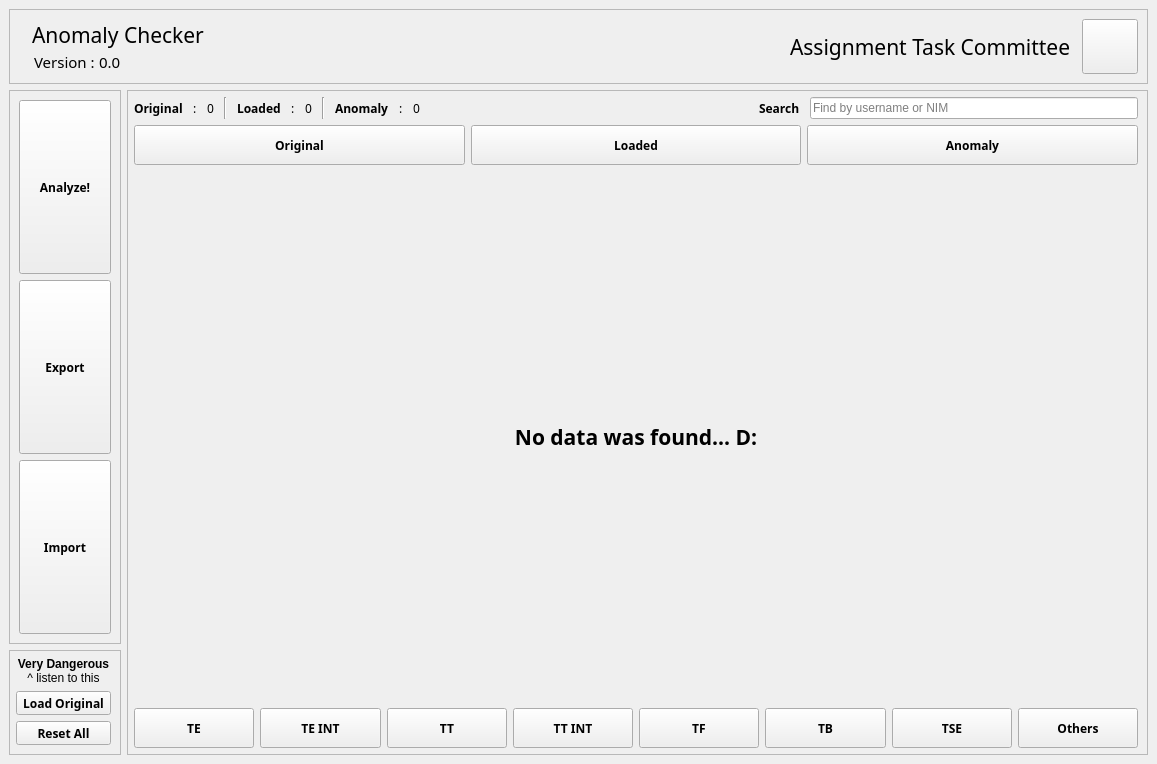
<?xml version="1.0" encoding="UTF-8"?>
<ui version="4.0">
 <class>MainWindow</class>
 <widget class="QMainWindow" name="MainWindow">
  <property name="geometry">
   <rect>
    <x>0</x>
    <y>0</y>
    <width>1157</width>
    <height>764</height>
   </rect>
  </property>
  <property name="windowTitle">
   <string>MainWindow</string>
  </property>
  <property name="styleSheet">
   <string notr="true"/>
  </property>
  <widget class="QWidget" name="centralwidget">
   <layout class="QGridLayout" name="gridLayout">
    <item row="1" column="0" rowspan="2">
     <widget class="QFrame" name="frame_2">
      <property name="sizePolicy">
       <sizepolicy hsizetype="Minimum" vsizetype="Preferred">
        <horstretch>0</horstretch>
        <verstretch>0</verstretch>
       </sizepolicy>
      </property>
      <property name="frameShape">
       <enum>QFrame::Shape::StyledPanel</enum>
      </property>
      <property name="frameShadow">
       <enum>QFrame::Shadow::Raised</enum>
      </property>
      <layout class="QVBoxLayout" name="verticalLayout">
       <item>
        <widget class="QToolButton" name="btn_analyze">
         <property name="sizePolicy">
          <sizepolicy hsizetype="Minimum" vsizetype="Minimum">
           <horstretch>0</horstretch>
           <verstretch>0</verstretch>
          </sizepolicy>
         </property>
         <property name="font">
          <font>
           <family>JetBrainsMono Nerd Font</family>
           <bold>true</bold>
          </font>
         </property>
         <property name="text">
          <string>Analyze!</string>
         </property>
         <property name="icon">
          <iconset>
           <normaloff>../assets/icons/code-typedef.svg</normaloff>../assets/icons/code-typedef.svg</iconset>
         </property>
         <property name="iconSize">
          <size>
           <width>16</width>
           <height>16</height>
          </size>
         </property>
         <property name="toolButtonStyle">
          <enum>Qt::ToolButtonStyle::ToolButtonTextOnly</enum>
         </property>
         <property name="autoRaise">
          <bool>false</bool>
         </property>
         <attribute name="buttonGroup">
          <string notr="true">group_sidebar</string>
         </attribute>
        </widget>
       </item>
       <item>
        <widget class="QToolButton" name="btn_export">
         <property name="sizePolicy">
          <sizepolicy hsizetype="Minimum" vsizetype="Minimum">
           <horstretch>0</horstretch>
           <verstretch>0</verstretch>
          </sizepolicy>
         </property>
         <property name="font">
          <font>
           <family>JetBrainsMono Nerd Font</family>
           <bold>true</bold>
          </font>
         </property>
         <property name="text">
          <string>Export</string>
         </property>
         <property name="icon">
          <iconset>
           <normaloff>../assets/icons/document-print.svg</normaloff>../assets/icons/document-print.svg</iconset>
         </property>
         <property name="toolButtonStyle">
          <enum>Qt::ToolButtonStyle::ToolButtonTextOnly</enum>
         </property>
         <property name="autoRaise">
          <bool>false</bool>
         </property>
         <attribute name="buttonGroup">
          <string notr="true">group_sidebar</string>
         </attribute>
        </widget>
       </item>
       <item>
        <widget class="QToolButton" name="btn_import">
         <property name="sizePolicy">
          <sizepolicy hsizetype="Minimum" vsizetype="Minimum">
           <horstretch>0</horstretch>
           <verstretch>0</verstretch>
          </sizepolicy>
         </property>
         <property name="font">
          <font>
           <family>JetBrainsMono Nerd Font</family>
           <bold>true</bold>
          </font>
         </property>
         <property name="text">
          <string>Import</string>
         </property>
         <property name="icon">
          <iconset>
           <normaloff>../assets/icons/document-import.svg</normaloff>../assets/icons/document-import.svg</iconset>
         </property>
         <property name="toolButtonStyle">
          <enum>Qt::ToolButtonStyle::ToolButtonTextOnly</enum>
         </property>
         <attribute name="buttonGroup">
          <string notr="true">group_sidebar</string>
         </attribute>
        </widget>
       </item>
      </layout>
     </widget>
    </item>
    <item row="3" column="0">
     <widget class="QFrame" name="frame_4">
      <property name="sizePolicy">
       <sizepolicy hsizetype="Preferred" vsizetype="Maximum">
        <horstretch>0</horstretch>
        <verstretch>0</verstretch>
       </sizepolicy>
      </property>
      <property name="frameShape">
       <enum>QFrame::Shape::StyledPanel</enum>
      </property>
      <property name="frameShadow">
       <enum>QFrame::Shadow::Raised</enum>
      </property>
      <layout class="QVBoxLayout" name="verticalLayout_4">
       <property name="leftMargin">
        <number>6</number>
       </property>
       <property name="topMargin">
        <number>6</number>
       </property>
       <item>
        <widget class="QWidget" name="widget_danger" native="true">
         <property name="sizePolicy">
          <sizepolicy hsizetype="Preferred" vsizetype="Maximum">
           <horstretch>0</horstretch>
           <verstretch>0</verstretch>
          </sizepolicy>
         </property>
         <layout class="QVBoxLayout" name="verticalLayout_2">
          <property name="spacing">
           <number>0</number>
          </property>
          <property name="leftMargin">
           <number>0</number>
          </property>
          <property name="topMargin">
           <number>0</number>
          </property>
          <property name="rightMargin">
           <number>0</number>
          </property>
          <property name="bottomMargin">
           <number>0</number>
          </property>
          <item>
           <widget class="QLabel" name="label_10">
            <property name="font">
             <font>
              <bold>true</bold>
             </font>
            </property>
            <property name="text">
             <string>Very Dangerous</string>
            </property>
            <property name="alignment">
             <set>Qt::AlignmentFlag::AlignCenter</set>
            </property>
           </widget>
          </item>
          <item>
           <widget class="QLabel" name="label_11">
            <property name="font">
             <font>
              <bold>false</bold>
             </font>
            </property>
            <property name="text">
             <string>^ listen to this</string>
            </property>
            <property name="alignment">
             <set>Qt::AlignmentFlag::AlignCenter</set>
            </property>
           </widget>
          </item>
         </layout>
        </widget>
       </item>
       <item>
        <widget class="QToolButton" name="btn_load_original">
         <property name="sizePolicy">
          <sizepolicy hsizetype="Minimum" vsizetype="Minimum">
           <horstretch>0</horstretch>
           <verstretch>0</verstretch>
          </sizepolicy>
         </property>
         <property name="font">
          <font>
           <family>JetBrainsMono Nerd Font</family>
           <bold>true</bold>
          </font>
         </property>
         <property name="text">
          <string>Load Original</string>
         </property>
         <property name="icon">
          <iconset>
           <normaloff>../assets/icons/document-import.svg</normaloff>../assets/icons/document-import.svg</iconset>
         </property>
         <property name="toolButtonStyle">
          <enum>Qt::ToolButtonStyle::ToolButtonTextOnly</enum>
         </property>
         <attribute name="buttonGroup">
          <string notr="true">group_sidebar</string>
         </attribute>
        </widget>
       </item>
       <item>
        <widget class="QToolButton" name="btn_reset">
         <property name="sizePolicy">
          <sizepolicy hsizetype="Minimum" vsizetype="Minimum">
           <horstretch>0</horstretch>
           <verstretch>0</verstretch>
          </sizepolicy>
         </property>
         <property name="font">
          <font>
           <family>JetBrainsMono Nerd Font</family>
           <bold>true</bold>
          </font>
         </property>
         <property name="text">
          <string>Reset All</string>
         </property>
         <property name="icon">
          <iconset>
           <normaloff>../assets/icons/trash-empty.svg</normaloff>../assets/icons/trash-empty.svg</iconset>
         </property>
         <property name="toolButtonStyle">
          <enum>Qt::ToolButtonStyle::ToolButtonTextOnly</enum>
         </property>
         <attribute name="buttonGroup">
          <string notr="true">group_sidebar</string>
         </attribute>
        </widget>
       </item>
      </layout>
     </widget>
    </item>
    <item row="1" column="1" rowspan="3">
     <widget class="QFrame" name="frame_3">
      <property name="frameShape">
       <enum>QFrame::Shape::StyledPanel</enum>
      </property>
      <property name="frameShadow">
       <enum>QFrame::Shadow::Raised</enum>
      </property>
      <layout class="QGridLayout" name="gridLayout_2">
       <property name="leftMargin">
        <number>6</number>
       </property>
       <property name="topMargin">
        <number>6</number>
       </property>
       <property name="bottomMargin">
        <number>6</number>
       </property>
       <item row="7" column="0">
        <widget class="QStackedWidget" name="stackedWidget">
         <property name="currentIndex">
          <number>1</number>
         </property>
         <widget class="QWidget" name="page_original">
          <layout class="QGridLayout" name="gridLayout_4">
           <property name="leftMargin">
            <number>0</number>
           </property>
           <property name="topMargin">
            <number>0</number>
           </property>
           <property name="rightMargin">
            <number>0</number>
           </property>
           <property name="bottomMargin">
            <number>0</number>
           </property>
           <property name="spacing">
            <number>0</number>
           </property>
           <item row="0" column="0">
            <widget class="QTableWidget" name="table_original"/>
           </item>
          </layout>
         </widget>
         <widget class="QWidget" name="page_empty">
          <layout class="QVBoxLayout" name="verticalLayout_5">
           <item>
            <spacer name="verticalSpacer_2">
             <property name="orientation">
              <enum>Qt::Orientation::Vertical</enum>
             </property>
             <property name="sizeHint" stdset="0">
              <size>
               <width>20</width>
               <height>40</height>
              </size>
             </property>
            </spacer>
           </item>
           <item>
            <widget class="QLabel" name="label_5">
             <property name="sizePolicy">
              <sizepolicy hsizetype="Preferred" vsizetype="Preferred">
               <horstretch>0</horstretch>
               <verstretch>0</verstretch>
              </sizepolicy>
             </property>
             <property name="font">
              <font>
               <family>JetBrainsMono Nerd Font</family>
               <pointsize>16</pointsize>
               <bold>true</bold>
              </font>
             </property>
             <property name="text">
              <string>No data was found... D:</string>
             </property>
             <property name="alignment">
              <set>Qt::AlignmentFlag::AlignCenter</set>
             </property>
            </widget>
           </item>
           <item>
            <spacer name="verticalSpacer">
             <property name="orientation">
              <enum>Qt::Orientation::Vertical</enum>
             </property>
             <property name="sizeHint" stdset="0">
              <size>
               <width>20</width>
               <height>40</height>
              </size>
             </property>
            </spacer>
           </item>
          </layout>
         </widget>
         <widget class="QWidget" name="page_anomaly">
          <layout class="QGridLayout" name="gridLayout_3">
           <property name="leftMargin">
            <number>0</number>
           </property>
           <property name="topMargin">
            <number>0</number>
           </property>
           <property name="rightMargin">
            <number>0</number>
           </property>
           <property name="bottomMargin">
            <number>0</number>
           </property>
           <property name="spacing">
            <number>0</number>
           </property>
           <item row="0" column="0">
            <widget class="QTableWidget" name="table_anomaly"/>
           </item>
          </layout>
         </widget>
         <widget class="QWidget" name="page_loaded">
          <layout class="QGridLayout" name="gridLayout_5">
           <property name="leftMargin">
            <number>0</number>
           </property>
           <property name="topMargin">
            <number>0</number>
           </property>
           <property name="rightMargin">
            <number>0</number>
           </property>
           <property name="bottomMargin">
            <number>0</number>
           </property>
           <property name="spacing">
            <number>0</number>
           </property>
           <item row="0" column="0">
            <widget class="QTableWidget" name="table_loaded"/>
           </item>
          </layout>
         </widget>
        </widget>
       </item>
       <item row="8" column="0">
        <widget class="QWidget" name="widget_3" native="true">
         <property name="minimumSize">
          <size>
           <width>0</width>
           <height>40</height>
          </size>
         </property>
         <layout class="QHBoxLayout" name="horizontalLayout_4">
          <property name="leftMargin">
           <number>0</number>
          </property>
          <property name="topMargin">
           <number>0</number>
          </property>
          <property name="rightMargin">
           <number>0</number>
          </property>
          <property name="bottomMargin">
           <number>0</number>
          </property>
          <item>
           <widget class="QToolButton" name="btn_praktikans_te">
            <property name="sizePolicy">
             <sizepolicy hsizetype="Minimum" vsizetype="Minimum">
              <horstretch>0</horstretch>
              <verstretch>0</verstretch>
             </sizepolicy>
            </property>
            <property name="font">
             <font>
              <family>JetBrainsMono Nerd Font</family>
              <bold>true</bold>
             </font>
            </property>
            <property name="text">
             <string>TE</string>
            </property>
           </widget>
          </item>
          <item>
           <widget class="QToolButton" name="btn_praktikans_te_int">
            <property name="sizePolicy">
             <sizepolicy hsizetype="Minimum" vsizetype="Minimum">
              <horstretch>0</horstretch>
              <verstretch>0</verstretch>
             </sizepolicy>
            </property>
            <property name="font">
             <font>
              <family>JetBrainsMono Nerd Font</family>
              <bold>true</bold>
             </font>
            </property>
            <property name="text">
             <string>TE INT</string>
            </property>
           </widget>
          </item>
          <item>
           <widget class="QToolButton" name="btn_praktikans_tt">
            <property name="sizePolicy">
             <sizepolicy hsizetype="Minimum" vsizetype="Minimum">
              <horstretch>0</horstretch>
              <verstretch>0</verstretch>
             </sizepolicy>
            </property>
            <property name="font">
             <font>
              <family>JetBrainsMono Nerd Font</family>
              <bold>true</bold>
             </font>
            </property>
            <property name="text">
             <string>TT</string>
            </property>
           </widget>
          </item>
          <item>
           <widget class="QToolButton" name="btn_praktikans_tt_int">
            <property name="sizePolicy">
             <sizepolicy hsizetype="Minimum" vsizetype="Minimum">
              <horstretch>0</horstretch>
              <verstretch>0</verstretch>
             </sizepolicy>
            </property>
            <property name="font">
             <font>
              <family>JetBrainsMono Nerd Font</family>
              <bold>true</bold>
             </font>
            </property>
            <property name="text">
             <string>TT INT</string>
            </property>
           </widget>
          </item>
          <item>
           <widget class="QToolButton" name="btn_praktikans_tf">
            <property name="sizePolicy">
             <sizepolicy hsizetype="Minimum" vsizetype="Minimum">
              <horstretch>0</horstretch>
              <verstretch>0</verstretch>
             </sizepolicy>
            </property>
            <property name="font">
             <font>
              <family>JetBrainsMono Nerd Font</family>
              <bold>true</bold>
             </font>
            </property>
            <property name="text">
             <string>TF</string>
            </property>
           </widget>
          </item>
          <item>
           <widget class="QToolButton" name="btn_praktikans_tb">
            <property name="sizePolicy">
             <sizepolicy hsizetype="Minimum" vsizetype="Minimum">
              <horstretch>0</horstretch>
              <verstretch>0</verstretch>
             </sizepolicy>
            </property>
            <property name="font">
             <font>
              <family>JetBrainsMono Nerd Font</family>
              <bold>true</bold>
             </font>
            </property>
            <property name="text">
             <string>TB</string>
            </property>
           </widget>
          </item>
          <item>
           <widget class="QToolButton" name="btn_praktikans_tse">
            <property name="sizePolicy">
             <sizepolicy hsizetype="Minimum" vsizetype="Minimum">
              <horstretch>0</horstretch>
              <verstretch>0</verstretch>
             </sizepolicy>
            </property>
            <property name="font">
             <font>
              <family>JetBrainsMono Nerd Font</family>
              <bold>true</bold>
             </font>
            </property>
            <property name="text">
             <string>TSE</string>
            </property>
           </widget>
          </item>
          <item>
           <widget class="QToolButton" name="btn_praktikans_others">
            <property name="sizePolicy">
             <sizepolicy hsizetype="Minimum" vsizetype="Minimum">
              <horstretch>0</horstretch>
              <verstretch>0</verstretch>
             </sizepolicy>
            </property>
            <property name="font">
             <font>
              <family>JetBrainsMono Nerd Font</family>
              <bold>true</bold>
             </font>
            </property>
            <property name="text">
             <string>Others</string>
            </property>
           </widget>
          </item>
         </layout>
        </widget>
       </item>
       <item row="0" column="0">
        <widget class="QWidget" name="widget" native="true">
         <property name="sizePolicy">
          <sizepolicy hsizetype="Preferred" vsizetype="Maximum">
           <horstretch>0</horstretch>
           <verstretch>0</verstretch>
          </sizepolicy>
         </property>
         <layout class="QHBoxLayout" name="horizontalLayout_2">
          <property name="spacing">
           <number>10</number>
          </property>
          <property name="leftMargin">
           <number>0</number>
          </property>
          <property name="topMargin">
           <number>0</number>
          </property>
          <property name="rightMargin">
           <number>0</number>
          </property>
          <property name="bottomMargin">
           <number>0</number>
          </property>
          <item>
           <widget class="QLabel" name="label_4">
            <property name="font">
             <font>
              <family>JetBrainsMono Nerd Font</family>
              <bold>true</bold>
             </font>
            </property>
            <property name="text">
             <string>Original</string>
            </property>
           </widget>
          </item>
          <item>
           <widget class="QLabel" name="label_7">
            <property name="font">
             <font>
              <family>JetBrainsMono Nerd Font</family>
             </font>
            </property>
            <property name="text">
             <string>:</string>
            </property>
           </widget>
          </item>
          <item>
           <widget class="QLabel" name="label_original">
            <property name="font">
             <font>
              <family>JetBrainsMono Nerd Font</family>
             </font>
            </property>
            <property name="text">
             <string>0</string>
            </property>
           </widget>
          </item>
          <item>
           <widget class="Line" name="line">
            <property name="orientation">
             <enum>Qt::Orientation::Vertical</enum>
            </property>
           </widget>
          </item>
          <item>
           <widget class="QLabel" name="label_8">
            <property name="font">
             <font>
              <family>JetBrainsMono Nerd Font</family>
              <bold>true</bold>
             </font>
            </property>
            <property name="text">
             <string>Loaded</string>
            </property>
           </widget>
          </item>
          <item>
           <widget class="QLabel" name="label_9">
            <property name="font">
             <font>
              <family>JetBrainsMono Nerd Font</family>
             </font>
            </property>
            <property name="text">
             <string>:</string>
            </property>
           </widget>
          </item>
          <item>
           <widget class="QLabel" name="label_loaded">
            <property name="font">
             <font>
              <family>JetBrainsMono Nerd Font</family>
             </font>
            </property>
            <property name="text">
             <string>0</string>
            </property>
           </widget>
          </item>
          <item>
           <widget class="Line" name="line_2">
            <property name="orientation">
             <enum>Qt::Orientation::Vertical</enum>
            </property>
           </widget>
          </item>
          <item>
           <widget class="QLabel" name="label_14">
            <property name="font">
             <font>
              <family>JetBrainsMono Nerd Font</family>
              <bold>true</bold>
             </font>
            </property>
            <property name="text">
             <string>Anomaly</string>
            </property>
           </widget>
          </item>
          <item>
           <widget class="QLabel" name="label_15">
            <property name="font">
             <font>
              <family>JetBrainsMono Nerd Font</family>
             </font>
            </property>
            <property name="text">
             <string>:</string>
            </property>
           </widget>
          </item>
          <item>
           <widget class="QLabel" name="label_anomaly">
            <property name="font">
             <font>
              <family>JetBrainsMono Nerd Font</family>
             </font>
            </property>
            <property name="text">
             <string>0</string>
            </property>
           </widget>
          </item>
          <item>
           <spacer name="horizontalSpacer_4">
            <property name="orientation">
             <enum>Qt::Orientation::Horizontal</enum>
            </property>
            <property name="sizeHint" stdset="0">
             <size>
              <width>40</width>
              <height>20</height>
             </size>
            </property>
           </spacer>
          </item>
          <item>
           <widget class="QLabel" name="label_6">
            <property name="font">
             <font>
              <family>JetBrainsMono Nerd Font</family>
              <bold>true</bold>
             </font>
            </property>
            <property name="text">
             <string>Search</string>
            </property>
           </widget>
          </item>
          <item>
           <widget class="QLineEdit" name="search_bar">
            <property name="sizePolicy">
             <sizepolicy hsizetype="Expanding" vsizetype="Minimum">
              <horstretch>0</horstretch>
              <verstretch>0</verstretch>
             </sizepolicy>
            </property>
            <property name="minimumSize">
             <size>
              <width>240</width>
              <height>0</height>
             </size>
            </property>
            <property name="text">
             <string/>
            </property>
            <property name="cursorPosition">
             <number>0</number>
            </property>
            <property name="placeholderText">
             <string>Find by username or NIM</string>
            </property>
           </widget>
          </item>
         </layout>
        </widget>
       </item>
       <item row="1" column="0">
        <widget class="QWidget" name="widget_2" native="true">
         <property name="sizePolicy">
          <sizepolicy hsizetype="Preferred" vsizetype="Maximum">
           <horstretch>0</horstretch>
           <verstretch>0</verstretch>
          </sizepolicy>
         </property>
         <property name="minimumSize">
          <size>
           <width>0</width>
           <height>40</height>
          </size>
         </property>
         <layout class="QHBoxLayout" name="horizontalLayout_3">
          <property name="leftMargin">
           <number>0</number>
          </property>
          <property name="topMargin">
           <number>0</number>
          </property>
          <property name="rightMargin">
           <number>0</number>
          </property>
          <property name="bottomMargin">
           <number>0</number>
          </property>
          <item>
           <widget class="QToolButton" name="btn_original">
            <property name="sizePolicy">
             <sizepolicy hsizetype="Minimum" vsizetype="Minimum">
              <horstretch>0</horstretch>
              <verstretch>0</verstretch>
             </sizepolicy>
            </property>
            <property name="font">
             <font>
              <family>JetBrainsMono Nerd Font</family>
              <bold>true</bold>
             </font>
            </property>
            <property name="text">
             <string>Original</string>
            </property>
            <attribute name="buttonGroup">
             <string notr="true">group_tabs</string>
            </attribute>
           </widget>
          </item>
          <item>
           <widget class="QToolButton" name="btn_loaded">
            <property name="sizePolicy">
             <sizepolicy hsizetype="Minimum" vsizetype="Minimum">
              <horstretch>0</horstretch>
              <verstretch>0</verstretch>
             </sizepolicy>
            </property>
            <property name="font">
             <font>
              <family>JetBrainsMono Nerd Font</family>
              <bold>true</bold>
             </font>
            </property>
            <property name="text">
             <string>Loaded</string>
            </property>
            <attribute name="buttonGroup">
             <string notr="true">group_tabs</string>
            </attribute>
           </widget>
          </item>
          <item>
           <widget class="QToolButton" name="btn_anomaly">
            <property name="sizePolicy">
             <sizepolicy hsizetype="Minimum" vsizetype="Minimum">
              <horstretch>0</horstretch>
              <verstretch>0</verstretch>
             </sizepolicy>
            </property>
            <property name="font">
             <font>
              <family>JetBrainsMono Nerd Font</family>
              <bold>true</bold>
             </font>
            </property>
            <property name="text">
             <string>Anomaly</string>
            </property>
            <attribute name="buttonGroup">
             <string notr="true">group_tabs</string>
            </attribute>
           </widget>
          </item>
         </layout>
        </widget>
       </item>
      </layout>
     </widget>
    </item>
    <item row="0" column="0" colspan="2">
     <widget class="QFrame" name="frame">
      <property name="sizePolicy">
       <sizepolicy hsizetype="Minimum" vsizetype="Maximum">
        <horstretch>0</horstretch>
        <verstretch>0</verstretch>
       </sizepolicy>
      </property>
      <property name="frameShape">
       <enum>QFrame::Shape::StyledPanel</enum>
      </property>
      <property name="frameShadow">
       <enum>QFrame::Shadow::Raised</enum>
      </property>
      <layout class="QHBoxLayout" name="horizontalLayout">
       <item>
        <widget class="QLabel" name="label_daskom">
         <property name="maximumSize">
          <size>
           <width>50</width>
           <height>50</height>
          </size>
         </property>
         <property name="text">
          <string/>
         </property>
         <property name="pixmap">
          <pixmap>../assets/daskom.png</pixmap>
         </property>
         <property name="scaledContents">
          <bool>true</bool>
         </property>
        </widget>
       </item>
       <item>
        <widget class="QWidget" name="widget_4" native="true">
         <layout class="QVBoxLayout" name="verticalLayout_3">
          <property name="spacing">
           <number>0</number>
          </property>
          <property name="leftMargin">
           <number>0</number>
          </property>
          <property name="topMargin">
           <number>0</number>
          </property>
          <property name="rightMargin">
           <number>0</number>
          </property>
          <property name="bottomMargin">
           <number>0</number>
          </property>
          <item>
           <widget class="QLabel" name="label">
            <property name="sizePolicy">
             <sizepolicy hsizetype="Preferred" vsizetype="Maximum">
              <horstretch>0</horstretch>
              <verstretch>0</verstretch>
             </sizepolicy>
            </property>
            <property name="font">
             <font>
              <family>JetBrainsMono Nerd Font</family>
              <pointsize>16</pointsize>
             </font>
            </property>
            <property name="text">
             <string>Anomaly Checker</string>
            </property>
           </widget>
          </item>
          <item>
           <widget class="QWidget" name="widget_5" native="true">
            <property name="sizePolicy">
             <sizepolicy hsizetype="Preferred" vsizetype="Maximum">
              <horstretch>0</horstretch>
              <verstretch>0</verstretch>
             </sizepolicy>
            </property>
            <layout class="QHBoxLayout" name="horizontalLayout_5">
             <property name="spacing">
              <number>0</number>
             </property>
             <property name="leftMargin">
              <number>2</number>
             </property>
             <property name="topMargin">
              <number>0</number>
             </property>
             <property name="rightMargin">
              <number>0</number>
             </property>
             <property name="bottomMargin">
              <number>0</number>
             </property>
             <item>
              <widget class="QLabel" name="label_2">
               <property name="sizePolicy">
                <sizepolicy hsizetype="Maximum" vsizetype="Maximum">
                 <horstretch>0</horstretch>
                 <verstretch>0</verstretch>
                </sizepolicy>
               </property>
               <property name="font">
                <font>
                 <family>JetBrainsMono Nerd Font</family>
                 <pointsize>11</pointsize>
                </font>
               </property>
               <property name="text">
                <string>Version : </string>
               </property>
              </widget>
             </item>
             <item>
              <widget class="QLabel" name="label_version">
               <property name="sizePolicy">
                <sizepolicy hsizetype="Minimum" vsizetype="Maximum">
                 <horstretch>0</horstretch>
                 <verstretch>0</verstretch>
                </sizepolicy>
               </property>
               <property name="font">
                <font>
                 <family>JetBrainsMono Nerd Font</family>
                 <pointsize>11</pointsize>
                </font>
               </property>
               <property name="text">
                <string>0.0</string>
               </property>
              </widget>
             </item>
            </layout>
           </widget>
          </item>
         </layout>
        </widget>
       </item>
       <item>
        <spacer name="horizontalSpacer">
         <property name="orientation">
          <enum>Qt::Orientation::Horizontal</enum>
         </property>
         <property name="sizeHint" stdset="0">
          <size>
           <width>337</width>
           <height>20</height>
          </size>
         </property>
        </spacer>
       </item>
       <item>
        <widget class="QLabel" name="label_3">
         <property name="font">
          <font>
           <family>JetBrainsMono Nerd Font</family>
           <pointsize>16</pointsize>
          </font>
         </property>
         <property name="text">
          <string>Assignment Task Committee</string>
         </property>
        </widget>
       </item>
       <item>
        <spacer name="horizontalSpacer_2">
         <property name="orientation">
          <enum>Qt::Orientation::Horizontal</enum>
         </property>
         <property name="sizeType">
          <enum>QSizePolicy::Policy::Fixed</enum>
         </property>
         <property name="sizeHint" stdset="0">
          <size>
           <width>5</width>
           <height>20</height>
          </size>
         </property>
        </spacer>
       </item>
       <item>
        <widget class="QToolButton" name="btn_logo">
         <property name="text">
          <string/>
         </property>
         <property name="icon">
          <iconset>
           <normalon>../assets/logo.png</normalon>
          </iconset>
         </property>
         <property name="iconSize">
          <size>
           <width>48</width>
           <height>48</height>
          </size>
         </property>
        </widget>
       </item>
      </layout>
     </widget>
    </item>
   </layout>
  </widget>
 </widget>
 <resources/>
 <connections/>
 <buttongroups>
  <buttongroup name="group_sidebar"/>
  <buttongroup name="group_tabs"/>
 </buttongroups>
</ui>
